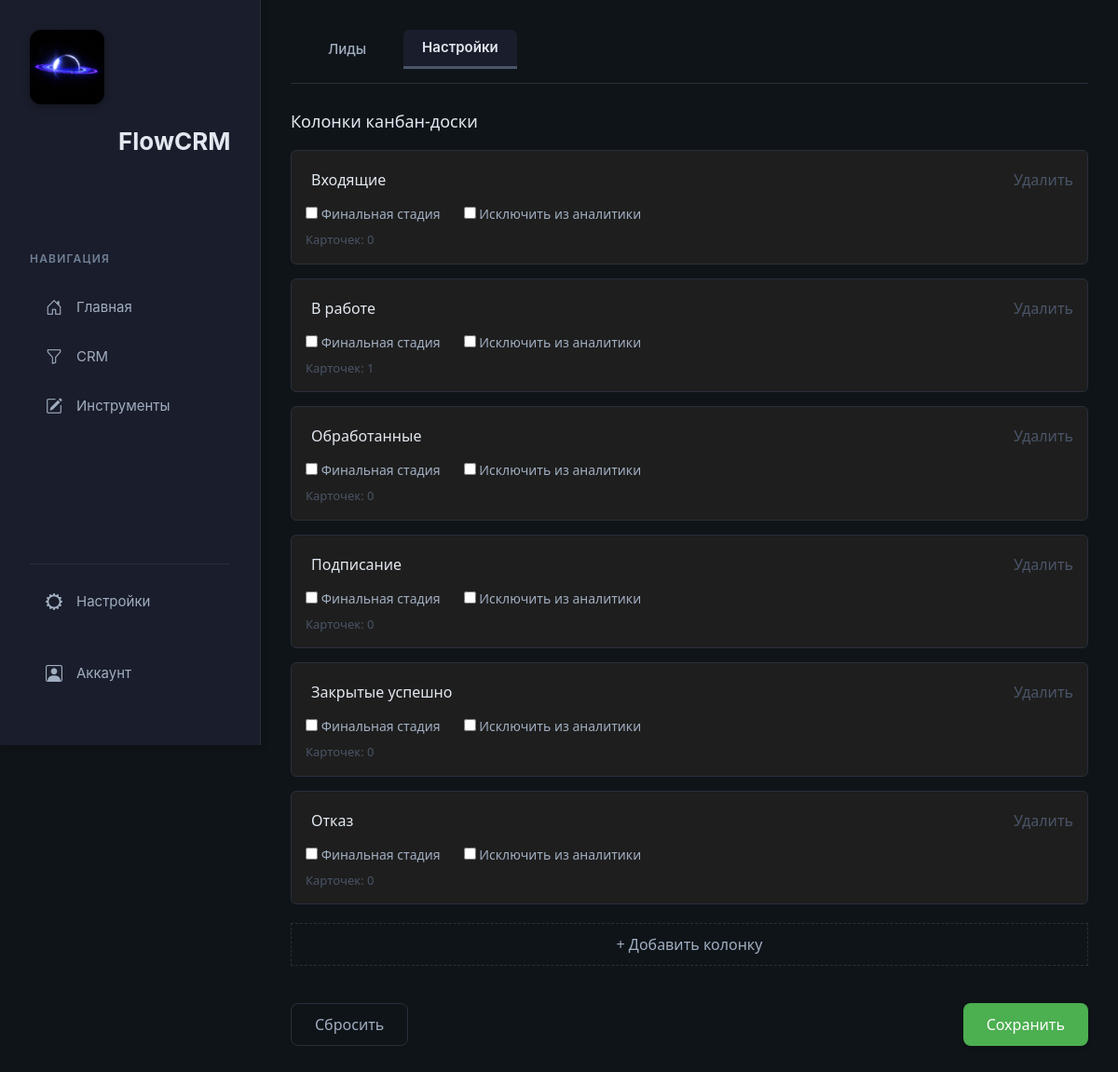
Page /crm/settings/ (signed in) on the committed database.
### crm/models.py (models this page shows, shortened)
class KanbanColumn(models.Model):
    user = models.ForeignKey(
        User,
        on_delete=models.CASCADE,
        related_name='kanban_columns'
    )
    title = models.CharField(max_length=50)
    order = models.PositiveIntegerField(default=0)
    class Meta:
        ordering = ['order']

### crm/views.py (the view)
# urls.py: path('settings/', views.crm_settings, name='crm_settings'),
@login_required
def crm_settings(request):
    columns = KanbanColumn.objects.filter(
        user=request.user
    ).prefetch_related('leads').order_by('order')
    return render(request, 'crm/settings.html', {
        'columns': columns
    })

### crm/templates/crm/settings.html (shortened to what this page needs)
{% extends 'main/layout.html' %}
{% load static %}
{% block content %}
<link rel="stylesheet" href="{% static 'crm/css/settings.css' %}">
{% include 'crm/crm_header.html' with active_tab='settings' %}
<div class="crm-settings">
    <div class="settings-block">
        <h2>Колонки канбан-доски</h2>
        <div class="columns-list" id="columnsList">
            {% for column in columns %}
            <div class="column-item" data-column-id="{{ column.id }}">
                <div class="column-main">
                    <input type="text"
                           class="column-title"
                           value="{{ column.title }}"
                           data-original="{{ column.title }}"
                           maxlength="50">
                    <button class="btn-delete"
                            type="button"
                            onclick="deleteColumn({{ column.id }})">
                        Удалить
                    </button>
                </div>
                <div class="column-options">
                    <label>
                        <input type="checkbox" class="final-stage">
                        Финальная стадия
                    </label>
                    <label>
                        <input type="checkbox" class="exclude-stage">
                        Исключить из аналитики
                    </label>
                </div>
                <div class="column-meta">
                    Карточек: {{ column.leads.count }}
                </div>
            </div>
            {% endfor %}
        </div>
        <button class="btn-add" type="button" onclick="addNewColumn()">
            + Добавить колонку
        </button>
    </div>
    <div class="actions-block">
        <button class="btn-secondary" type="button" onclick="resetToDefault()">
            Сбросить
        </button>
        <button class="btn btn-primary btn-save" type="button" onclick="saveAllChanges()">
            Сохранить
        </button>
    </div>
</div>
{% endblock %}

### main/static/main/css/main.css (style rules this page uses)
:root { --bg-primary: #0f1419; --bg-secondary: #1a1d2b; --bg-tertiary: #2d3748; --bg-modal: #1e2029; --bg-input: #2a2f3d; --bg-card: #1e1e1e; --border-color: #2a2f3d; --border-hover: #3a3f4d; --border-dashed: #3a3a3a; --text-primary: #e2e8f0; --text-secondary: #a0aec0; --text-tertiary: #718096; --text-muted: #4a5568; --accent-primary: #4a5568; --accent-hover: #5a6778; --shadow-sm: 0 1px 3px rgba(0, 0, 0, 0.2); --shadow-md: 0 4px 12px rgba(0, 0, 0, 0.3); --priority-not-set: #4a5568; --priority-low: #48bbb4; --priority-high: #fbbf24; --priority-critical: #ef4444; --btn-primary: #4a5568; --btn-warning: #f57c00; --btn-danger: #ef4444; --btn-edit: #3b82f6; --btn-save-bg: #4caf50; --btn-save-hover: #43a047; --btn-secondary-bg: #f5f5f5; --btn-secondary-hover: #e0e0e0; --btn-delete-bg: #f44336; --btn-delete-hover: #d32f2f; --btn-add-bg: #2196f3; --btn-add-hover: #1976d2; --notification-success: var(--btn-save-bg); --notification-error: var(--btn-danger); --notification-info: var(--accent-primary); --notification-text: #ffffff; }
* { margin: 0; padding: 0; box-sizing: border-box; }
body { background: var(--bg-primary); color: var(--text-primary); font-family: 'Inter', -apple-system, BlinkMacSystemFont, 'Segoe UI', 'Roboto', sans-serif; min-height: 100vh; display: flex; }
.btn-primary { background: #4a5568; border: none; padding: 10px 24px; border-radius: 8px; font-weight: 500; transition: all 0.2s ease; box-shadow: 0 2px 4px rgba(0, 0, 0, 0.2); }
.btn-secondary { background: #2d3748; border: 1px solid #4a5568; color: #a0aec0; padding: 10px 24px; border-radius: 8px; font-weight: 500; }

### crm/static/crm/css/settings.css (style rules this page uses)
.crm-settings { max-width: 900px; margin: 0 auto; color: var(--text-primary); font-family: 'Segoe UI', sans-serif; }
.settings-block { margin-bottom: 40px; }
.settings-block h2 { font-size: 18px; margin-bottom: 20px; color: var(--text-primary); }
.columns-list { display: flex; flex-direction: column; gap: 15px; }
.column-item { border: 1px solid var(--border-color); padding: 15px; border-radius: 6px; background: var(--bg-card); transition: background 0.2s, border-color 0.2s; }
.column-main { display: flex; justify-content: space-between; align-items: center; }
.column-title { border: none; font-size: 16px; width: 70%; outline: none; background: transparent; color: var(--text-primary); padding: 4px 6px; border-radius: 4px; transition: background 0.2s, border 0.2s; cursor: text; }
.column-options { display: flex; gap: 25px; margin-top: 10px; font-size: 14px; color: var(--text-secondary); }
.column-options input[type="checkbox"] { accent-color: var(--accent-primary); }
.column-meta { margin-top: 8px; font-size: 13px; color: var(--text-muted); }
.btn-add { margin-top: 20px; background: none; border: 1px dashed var(--border-color); padding: 10px; width: 100%; cursor: pointer; color: var(--text-secondary); transition: all 0.2s; }
.actions-block { display: flex; justify-content: space-between; }
.btn-primary { background: var(--accent-primary); color: var(--text-primary); padding: 10px 25px; border: none; cursor: pointer; transition: background 0.2s; }
.btn-save { background: var(--btn-save-bg); color: white; }
.btn-secondary { background: none; border: 1px solid var(--border-color); padding: 10px 25px; cursor: pointer; color: var(--text-secondary); }
.btn-delete { background: none; border: none; color: var(--text-muted); cursor: pointer; transition: color 0.2s; }

### rows in the picture
KanbanColumn: title "Входящие", leads.count "0"
KanbanColumn: title "В работе", leads.count "1"
KanbanColumn: title "Обработанные", leads.count "0"
KanbanColumn: title "Подписание", leads.count "0"
KanbanColumn: title "Закрытые успешно", leads.count "0"
KanbanColumn: title "Отказ", leads.count "0"
